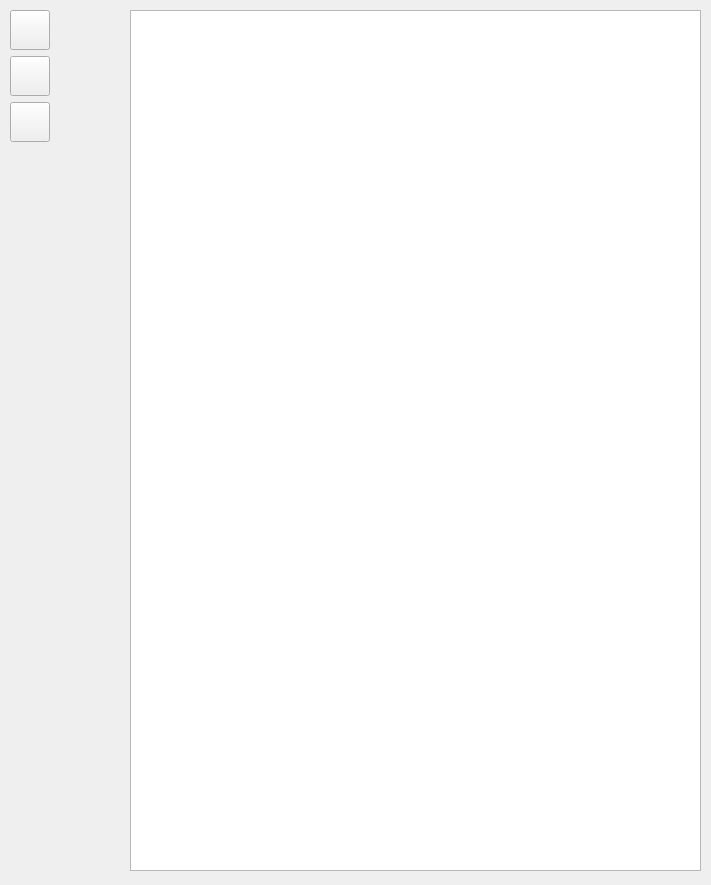
<?xml version="1.0" encoding="UTF-8"?>
<ui version="4.0">
 <class>UI_Qudt</class>
 <widget class="QWidget" name="UI_Qudt">
  <property name="geometry">
   <rect>
    <x>0</x>
    <y>0</y>
    <width>711</width>
    <height>885</height>
   </rect>
  </property>
  <property name="sizePolicy">
   <sizepolicy hsizetype="Maximum" vsizetype="Maximum">
    <horstretch>0</horstretch>
    <verstretch>0</verstretch>
   </sizepolicy>
  </property>
  <property name="windowTitle">
   <string>Form</string>
  </property>
  <widget class="QTableWidget" name="tableWidget">
   <property name="geometry">
    <rect>
     <x>130</x>
     <y>10</y>
     <width>571</width>
     <height>861</height>
    </rect>
   </property>
   <property name="sizePolicy">
    <sizepolicy hsizetype="Maximum" vsizetype="Maximum">
     <horstretch>0</horstretch>
     <verstretch>0</verstretch>
    </sizepolicy>
   </property>
   <property name="sizeIncrement">
    <size>
     <width>1</width>
     <height>1</height>
    </size>
   </property>
  </widget>
  <widget class="QWidget" name="layoutWidget">
   <property name="geometry">
    <rect>
     <x>10</x>
     <y>10</y>
     <width>81</width>
     <height>134</height>
    </rect>
   </property>
   <layout class="QGridLayout" name="gridLayout_3" rowstretch="50,0,0" columnstretch="0">
    <property name="sizeConstraint">
     <enum>QLayout::SetFixedSize</enum>
    </property>
    <item row="1" column="0">
     <widget class="QPushButton" name="push_2">
      <property name="sizePolicy">
       <sizepolicy hsizetype="Expanding" vsizetype="Expanding">
        <horstretch>40</horstretch>
        <verstretch>40</verstretch>
       </sizepolicy>
      </property>
      <property name="minimumSize">
       <size>
        <width>40</width>
        <height>40</height>
       </size>
      </property>
      <property name="maximumSize">
       <size>
        <width>40</width>
        <height>40</height>
       </size>
      </property>
      <property name="text">
       <string/>
      </property>
     </widget>
    </item>
    <item row="0" column="0">
     <widget class="QPushButton" name="push_1">
      <property name="sizePolicy">
       <sizepolicy hsizetype="Expanding" vsizetype="Expanding">
        <horstretch>0</horstretch>
        <verstretch>0</verstretch>
       </sizepolicy>
      </property>
      <property name="minimumSize">
       <size>
        <width>40</width>
        <height>40</height>
       </size>
      </property>
      <property name="maximumSize">
       <size>
        <width>40</width>
        <height>40</height>
       </size>
      </property>
      <property name="text">
       <string/>
      </property>
     </widget>
    </item>
    <item row="2" column="0">
     <widget class="QPushButton" name="push_3">
      <property name="sizePolicy">
       <sizepolicy hsizetype="Expanding" vsizetype="Expanding">
        <horstretch>40</horstretch>
        <verstretch>40</verstretch>
       </sizepolicy>
      </property>
      <property name="minimumSize">
       <size>
        <width>40</width>
        <height>40</height>
       </size>
      </property>
      <property name="maximumSize">
       <size>
        <width>40</width>
        <height>40</height>
       </size>
      </property>
      <property name="text">
       <string/>
      </property>
     </widget>
    </item>
   </layout>
  </widget>
 </widget>
 <resources/>
 <connections/>
</ui>
